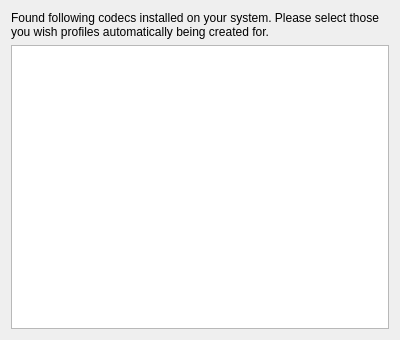
<ui version="4.0" >
 <class>CodecSelectionWidgetUI</class>
 <widget class="QWidget" name="CodecSelectionWidgetUI" >
  <property name="geometry" >
   <rect>
    <x>0</x>
    <y>0</y>
    <width>400</width>
    <height>340</height>
   </rect>
  </property>
  <property name="minimumSize" >
   <size>
    <width>400</width>
    <height>340</height>
   </size>
  </property>
  <property name="windowTitle" >
   <string>Form</string>
  </property>
  <layout class="QGridLayout" name="gridLayout" >
   <item row="0" column="0" >
    <widget class="QLabel" name="label" >
     <property name="text" >
      <string>Found following codecs installed on your system. Please select those you wish profiles automatically being created for.</string>
     </property>
     <property name="alignment" >
      <set>Qt::AlignLeading|Qt::AlignLeft|Qt::AlignTop</set>
     </property>
     <property name="wordWrap" >
      <bool>true</bool>
     </property>
    </widget>
   </item>
   <item row="1" column="0" >
    <widget class="KListWidget" name="klistwidget_codecs" >
     <property name="selectionBehavior" >
      <enum>QAbstractItemView::SelectRows</enum>
     </property>
    </widget>
   </item>
  </layout>
 </widget>
 <customwidgets>
  <customwidget>
   <class>KListWidget</class>
   <extends>QListWidget</extends>
   <header>klistwidget.h</header>
  </customwidget>
 </customwidgets>
 <resources/>
 <connections/>
</ui>
